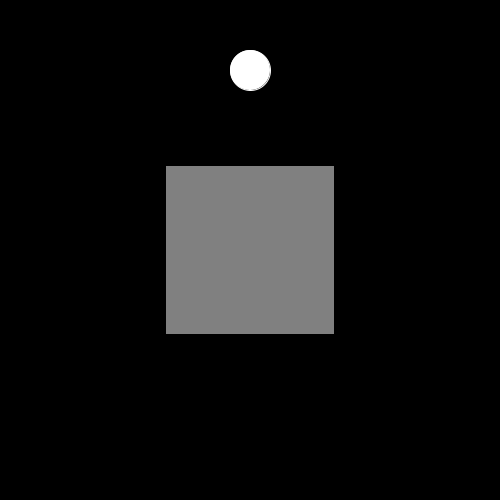
Frame 1 (no input)
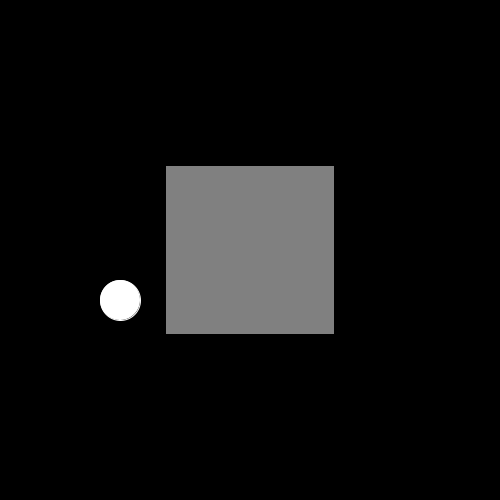
Frame 60 (the mouse pressed at the canvas centre just before this capture)
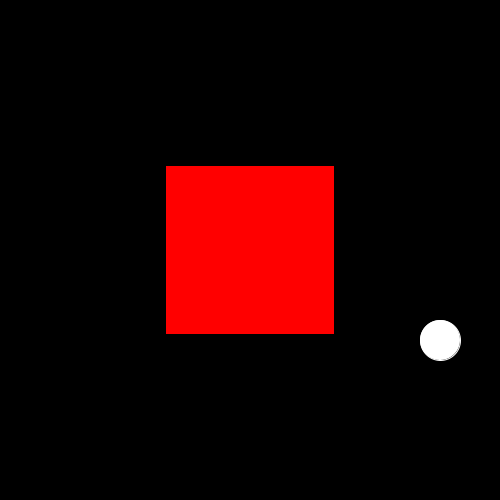
Frame 120 (the mouse held since frame 60 and released just before this capture)

The Processing sketch that drew these frames (run headless with seeded random() and noise(); from frame 60 on, the mouse is pressed at the canvas centre):

// Processing sketch: Lab_2
// ── Lab_2.pde
/*   Created: Sept. 24, 2014
     The block changes colour when 
     the mouse hovers on it if toggle=false
    
*/

void setup(){
  size(500,500);
  
}

float boxX = 0.3333;
float boxY = 0.3333;
boolean toggle = false;

int dx = 250;
int dy = 70;
int vx = 10;
int vy = 10;

void draw(){
 background(0);
  
  if(toggle){
     stroke(255,0,0);
    fill(255,0,0); 
  }else{
    if(mouseX >= width*boxX && mouseX <= width*(boxX*2) && mouseY >= height*boxY && mouseY <= height*(boxY*2)){
      fill(0,0,255);
      stroke(0,0,255);
    }
    else{
      fill(128);
      stroke(128);
    }
  }
  
  rect(width*boxX,height*boxY,width*boxX,height*boxY);
  
  
  stroke(255);
  fill(255);

  ellipse(dx,dy,40,40);
  
  dx+= vx;
  if(dx < 25 || dx > 475) vx = -vx;
  
  dy+= vy;
  if(dy < 25 || dy > 475) vy = -vy;
   
}

void mousePressed(){
  if(mouseX >= width*boxX && mouseX <= width*(boxX*2) && mouseY >= height*boxY && mouseY <= height*(boxY*2)){
    toggle = !toggle;
  }      
}
